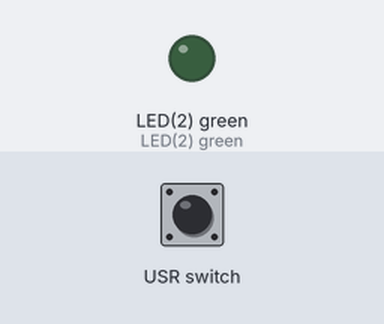
This program was run on a simulated pyboard running MicroPython. On the bench: output pins drawn as LEDs (lit = HIGH). Dashed ring = blinking. Inputs (shaded band) come from the test bench. What the program prints to the serial console is not drawn.

Above: at 1.2 s.
1.3 s: USR switch pressed for 0.15 s
At 1.55 s:
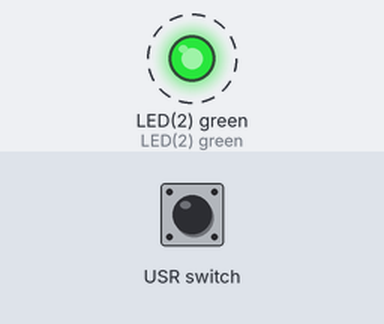
Timing chart, 0 to 7.5 s (numbered marks = the images above; inputs shaded):
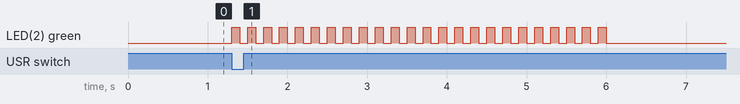

The program:

example3_button.py
```python
#
# MicroPython for the IOT
#
# Example 3
#
# Flash the green LED when button is pushed
#
# Dr. Charles Bell
#
import pyb                  # Import the Pyboard library
led = pyb.LED(2)            # Get LED instance (2 = green)
led.off()                   # Make sure the LED if off

# Setup a callback function to handle button pressed
# using an interrupt service routine
def flash_led():
    for i in range(1, 25):
        led.on()
        pyb.delay(100)
        led.off()
        pyb.delay(100)

button = pyb.Switch()       # Get the button (switch)
button.callback(flash_led)  # Register the callback (ISR)

print("Ready for testing!")
```

Measured:
- after the input at 1.3 s, LED(2) green: alternates HIGH for 0.10 s and LOW for 0.10 s, 48 changes in all, then stays LOW, starting at once
